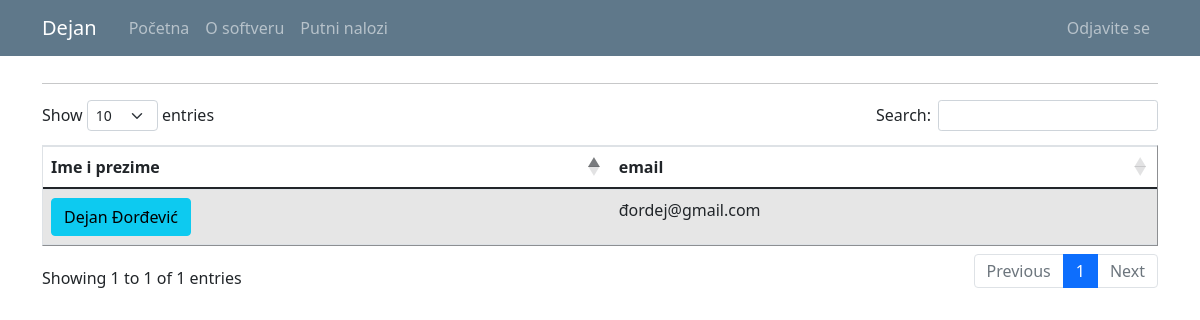
The page /user_list (signed in) on the database its author committed.
### putninalozi/models.py (models this page shows, shortened)
class User(db.Model, UserMixin):
    id = db.Column(db.Integer, primary_key=True)
    email = db.Column(db.String(120), unique=True, nullable=False)
    password = db.Column(db.String(60), nullable = False)
    name = db.Column(db.String(20), unique=False, nullable=False)
    surname = db.Column(db.String(20), unique=False, nullable=False)
    gender = db.Column(db.String(1)) #(0, "srednji"), (1, "muški"), (2, "ženski")
    workplace = db.Column(db.String(20), unique=False, nullable=False)
    authorization = db.Column(db.String(10), nullable = False) # ovde treba da budu tipovi korisnika: S_admin, C_admin, C_user
    company_id = db.Column(db.Integer, db.ForeignKey('company.id'), nullable=True)
    default_vehicle = db.Column(db.Integer) #kod radnika koji imaju svoj auto, da bude podrazumevana vrednost id tog vozila
    travelwarrants = db.relationship('TravelWarrant', backref='travelwarrant_user', lazy=True)

### putninalozi/users/routes.py (the view)
@users.route("/user_list")
def user_list():
    if not current_user.is_authenticated:
        flash('Da bi ste pristupili ovoj stranici treba da budete ulogovani.', 'danger')
        return redirect(url_for('users.login'))
    users = User.query.all()
    return render_template('user_list.html', title='Users', users=users)

### putninalozi/models.py (called while the page is built)
@login_manager.user_loader
def load_user(user_id):
    return User.query.get(int(user_id))

### putninalozi/templates/user_list.html (shortened to what this page needs)
{% extends "layout.html" %}
{% block content %}
<hr>
<table id="data" border="1" class="table table-striped">
  {% if current_user.authorization == 's_admin' %}
    <thead>
      <tr id="header">
        <th>Ime i prezime</th>
        <th>Kompanija</th>
        <th>Autorizacija</th>
        <th>email</th>
      </tr>
    </thead>
    <tbody>
      {% for user in users %}
        <tr>
          <td> <a class="mr-2 btn btn-info" href="{{ url_for('users.user_profile', user_id=user.id) }}" title="Uređivanje Korisnika">{{ user.name }} {{ user.surname }}</a> </td>
          <td>{{ user.user_company.companyname }}</td>
          <td>{{ user.authorization }}</td>
          <td>{{ user.email }}</td>
        </tr>
      {% endfor %}
    </tbody>
  {% else %}
    <thead>
      <tr id="header">
        <th>Ime i prezime</th>
        <th>email</th>
      </tr>
    </thead>
    <tbody>
      {% for user in users %}
        {% if user.id == current_user.id %}
          <tr>
            <td> <a class="mr-2 btn btn-info" href="{{ url_for('users.user_profile', user_id=user.id) }}" title="Uređivanje Korisnika">{{ user.name }} {{ user.surname }}</a> </td>
            <td>{{ user.email }}</td>
          </tr>
        {% endif %}
      {% endfor %}
    </tbody>
  {% endif %}
</table>
{% endblock %}

### putninalozi/templates/layout.html (shortened to what this page needs)
<!doctype html>
<html lang="en">
  <head>
    <link rel="stylesheet" href="https://cdn.jsdelivr.net/npm/bootstrap@4.3.1/dist/css/bootstrap.min.css">
    <link rel="stylesheet" type="text/css" href="{{ url_for('static', filename='main.css') }}">
    <link href="https://cdn.jsdelivr.net/npm/bootstrap@5.0.1/dist/css/bootstrap.min.css" rel="stylesheet">
    <link rel="stylesheet" type="text/css" href="https://cdn.datatables.net/1.10.25/css/dataTables.bootstrap5.css">
  </head>
  <body>
    <header class="site-header">
      <nav class="navbar navbar-expand-md navbar-dark bg-steel fixed-top">
        <div class="container">
          <a class="navbar-brand mr-4" href="/">{{ current_user.name }}</a>
          <div class="collapse navbar-collapse" id="navbarToggle">
            <div class="navbar-nav mr-auto">
              {% if current_user.is_authenticated %}
                <a class="nav-item nav-link" href="{{ url_for('main.home') }}">Početna</a>
                <a class="nav-item nav-link" href="{{ url_for('main.about') }}">O softveru</a>
                <a class="nav-item nav-link" href="{{ url_for('travel_warrants.travel_warrant_list') }}">Putni nalozi</a>
              {% else %}
                <a class="nav-item nav-link" href="{{ url_for('main.home') }}">Početna</a>
                <a class="nav-item nav-link" href="{{ url_for('main.about') }}">O softveru</a>
              {% endif %}
            </div>
            <div class="navbar-nav">
              {% if current_user.is_authenticated %}
                {% if current_user.authorization == 's_admin' %}
                  <a class="nav-item nav-link" href="{{ url_for('companys.company_list') }}">Kompanija</a>
                  <a class="nav-item nav-link" href="{{ url_for('vehicles.vehicle_list') }}">Vozila</a>
                  <a class="nav-item nav-link" href="{{ url_for('users.user_list') }}">Korisnici</a>
                  <a class="nav-item nav-link" href="{{ url_for('users.logout') }}">Odjavite se</a>
                {% else %}
                  <a class="nav-item nav-link" href="{{ url_for('users.logout') }}">Odjavite se</a>
                {% endif %}
              {% else %}
                <a class="nav-item nav-link" href="{{ url_for('users.login') }}">Prijavljivanje</a>
              {% endif %}
            </div>
          </div>
        </div>
      </nav>
    </header>
    <main role="main" class="container">
      <div class="row">
        <div class="col-md-12">
          {% block content %}{% endblock %}
        </div>
      </div>
    </main>
  </body>
</html>

### putninalozi/static/main.css (style rules this page uses)
body { background: #fafafa; color: #333333; margin-top: 5rem; }
.bg-steel { background-color: #5f788a; }
.site-header .navbar-nav .nav-link { color: #cbd5db; }

### rows shown on the page
User: name "Dejan", surname "Đorđević", email "đordej@gmail.com"
